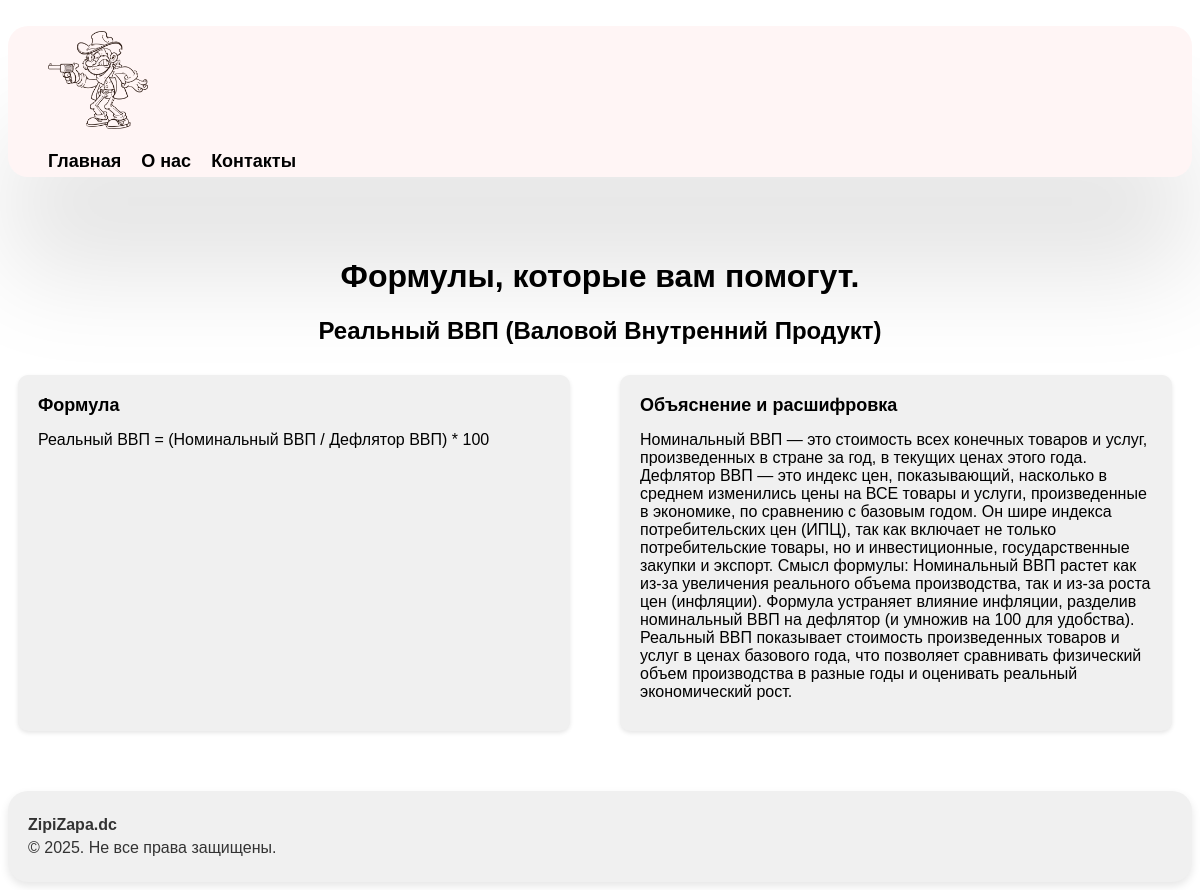
/eco0, run on the app's committed database.
### tables this page shows
CREATE TABLE `eco`(form text, example text, tema text);

### app.py (the view)
@app.route('/eco<index>')
def ecoThema(index):
    eco=getTable('eco')
    tema=eco[int(index)]
    return render_template('formeco.html', tema4 = tema[2], form4 = tema[0], example4 = tema[1])

### db.py (called while the page is built)
    def create_tables(self):
        self.query('CREATE TABLE IF NOT EXISTS alg(form TEXT, example TEXT, tema TEXT)')
        self.query('CREATE TABLE IF NOT EXISTS geom(form TEXT, example TEXT, tema TEXT)')
        self.query('CREATE TABLE IF NOT EXISTS fiz(form TEXT, example TEXT, tema TEXT)')
        self.query('CREATE TABLE IF NOT EXISTS inf(form TEXT, example TEXT, tema TEXT)')

    def query(self,arg,values=None):
        if values==None:
            self.cur.execute(arg)
        else:
            self.cur.execute(arg,values)
        self.conn.commit()

    def fetchall(self,arg,values=None):
        if values==None:
            self.cur.execute(arg)
        else:
            self.cur.execute(arg,values)
        return self.cur.fetchall()

    def __del__(self):
        self.conn.close()

### form.py (called while the page is built)
def getTable(nameTable):
    base=DatabaseManager('base.db')
    base.create_tables()
    res=base.fetchall(f'SELECT * FROM {nameTable}')
    return res

### templates/formeco.html
{% extends 'index.html' %} {% block title %}Главная{% endblock %} {% block
body%}
<div class="maincontent">
  <h1 class="magicformul">Формулы, которые вам помогут.</h1>
  <h2 class="tema">{{tema4}}</h2>
  <div class="formuls">
    <div class="form">
      <h2>Формула</h2>
      <p><strong></strong>{{form4}}</p>
    </div>
    <div class="form">
      <h2>Объяснение и расшифровка</h2>
      <p><strong></strong>{{example4}}</p>
    </div>
  </div>
</div>
{% endblock%}

### static/style.css (style rules this page uses)
* { scroll-behavior: smooth; }
.maincontent { flex: 1; }
.formuls { display: flex; gap: 30px; }
.tema { text-align: center; font-family: Arial, Helvetica, sans-serif; }
.magicformul { font-family: Arial, Helvetica, sans-serif; text-align: center; }
.form { background-color: #f0f0f0; border-radius: 10px; box-shadow: 0 2px 4px rgba(0, 0, 0, 0.1); padding: 20px; margin: 10px; width: calc(50% - 40px); box-sizing: border-box; min-width: 260px; }
.form h2 { font-size: 18px; margin-top: 0; font-family: Arial, Helvetica, sans-serif; }
.form p { margin: 10px 0; font-family: Arial, Helvetica, sans-serif; }

### data on the page
eco: tema "Реальный ВВП (Валовой Внутренний Продукт)", form "Реальный ВВП = (Номинальный ВВП / Дефлятор ВВП) * 100", example "Номинальный ВВП — это стоимость всех конечных товаров и услуг, произведенных в стране за год, в текущих ценах этого года. Дефлятор ВВП — это индекс цен, показывающий, насколько в среднем изменились цены на ВСЕ товары и услуги, произведенные в экономике, по сравнению с базовым годом. Он шире индекса потребительских цен (ИПЦ), так как включает не только потребительские товары, но и инвестиционные, государственные закупки и экспорт. Смысл формулы: Номинальный ВВП растет как из-за увеличения реального объема производства, так и из-за роста цен (инфляции). Формула устраняет влияние инфляции, разделив номинальный ВВП на дефлятор (и умножив на 100 для удобства). Реальный ВВП показывает стоимость…"
